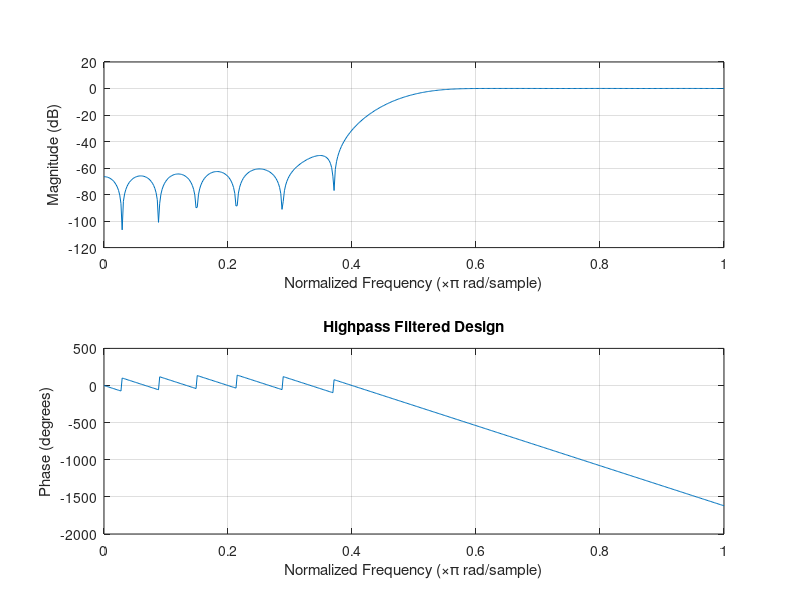
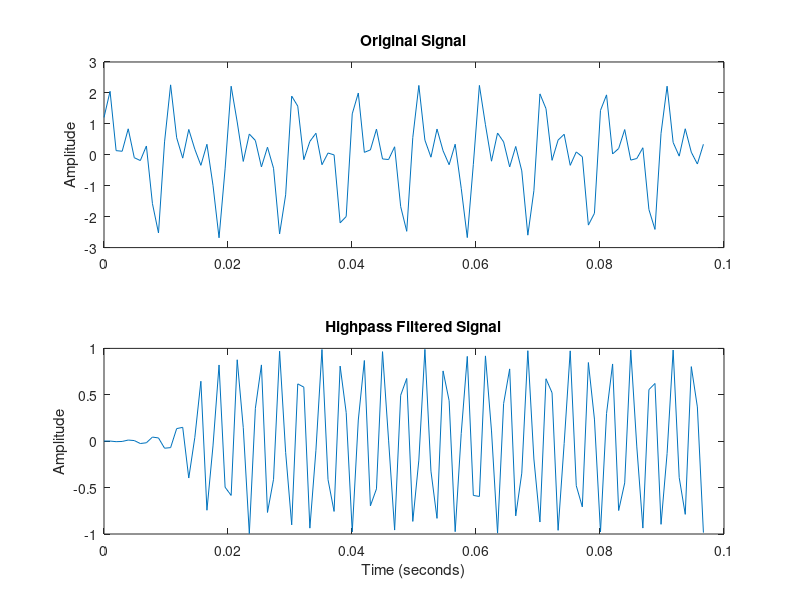
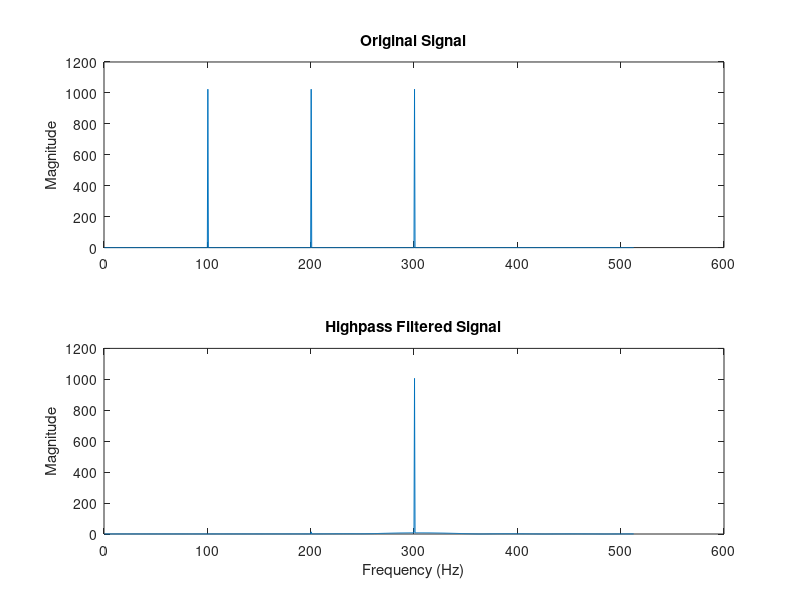

Write the MATLAB code that produced these figures, in order.
%% 离散的滤波
%% 信号

%% 信号波形 
%f1 频率1
f1=100;
ph1=0;
%f2 频率2
f2=200;
ph2=pi/6;
%f3 频率3
f3=300;
ph3=pi/4;

Sig =@(timeVec)(sin(2*pi*f1*timeVec + ph1) + sin(2*pi*f2*timeVec + ph2)+ ...
    sin(2*pi*f3*timeVec + ph3));


%% 信号抽样参数
% Instantaneous frequency after 1 sec is 
maxFreq = max([f1, f2, f3]);
samplFreq = 1024;%5*maxFreq;%样本频率
samplIntrvl = 1/samplFreq;%样本时间间隔
nSamples= 2048;%samplFreq;%样本数量
%样本时间=样数量/样本频率=样本数量*样本时间间隔

% Time samples 时间序列
timeVec= (0:(nSamples-1))/samplFreq;%抽样时间序列
% signal samples 信号样本序列
sigVec=Sig(timeVec);

 
%% 滤波处理 highpass
%Remove frequencies above half the maximum frequency
% Design high pass filter 高通滤波器设计
filtOrdr = 30;
% 横轴频率空间范围 samplFreq/2
% 归一化 1/(samplFreq/2)
b = fir1(filtOrdr,(f2+f3)/2/(samplFreq/2),'high');
F0=figure;
freqz(b,1)
title('Highpass Filtered Design')
saveas(F0,'HighpassDesign.jpg');
% Apply filter
filtSig = fftfilt(b,sigVec);

 %% Plots 绘制滤波前后对比图
F1=figure;
subplot(2,1,1);
plot(timeVec(1:100),sigVec(1:100));
title('Original Signal')
ylabel('Amplitude');
subplot(2,1,2); 
plot(timeVec(1:100),filtSig(1:100));
title('Highpass Filtered Signal')
xlabel('Time (seconds)');
ylabel('Amplitude');
saveas(F1,'HighpassSig.jpg');

%% FFT of signal 信号的快速傅里叶变换前后对比图
 % 信号的傅里叶变换
 % 滤波前
 fftSig = fft(sigVec);
 % 滤波后
 fftfiltSig = fft(filtSig);
 
 % 频率空间序列
 posFreq=(1:(floor(nSamples/2)+1))*(samplFreq/nSamples);

%Plot periodogram
nposFreq=length(posFreq);
F2=figure;
subplot(2,1,1);
plot(posFreq,abs(fftSig(1:nposFreq)));
ylabel('Magnitude');
title('Original Signal')
subplot(2,1,2);
plot(posFreq,abs(fftfiltSig(1:nposFreq)));
title('Highpass Filtered Signal')
xlabel('Frequency (Hz)');
ylabel('Magnitude');
saveas(F2,'HighpassfftSig.jpg');